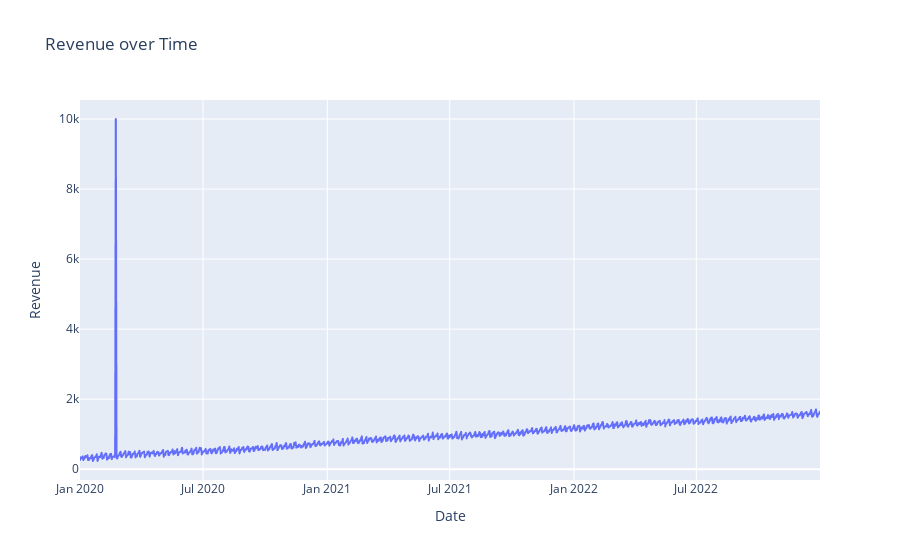

Notebook cell for this chart:
### Markdown cell above
Строим график «Зависимость Revenue от Dates» с помощью библиотеки Plotly.Express.

### Code cell
fig = px.line(df, x='dates', y='Revenue', title='Revenue over Time', labels={'Revenue': 'Revenue', 'dates': 'Date'})
fig.show()

### Figure 1 — Plotly figure (JSON) as saved in the notebook; plotly's stock layout.template omitted (floating-point values rounded to 4 significant figures; data arrays with more than 128 entries replaced by an {"elided": "..."} marker saying what was removed)
{"data": [{"hovertemplate": "Date=%{x}<br>Revenue=%{y}<extra></extra>", "legendgroup": "", "line": {"color": "#636efa", "dash": "solid"}, "marker": {"symbol": "circle"}, "mode": "lines", "name": "", "showlegend": false, "type": "scattergl", "x": {"elided": "1096 str values"}, "xaxis": "x", "y": {"elided": "1096 float values"}, "yaxis": "y"}], "layout": {"autosize": true, "legend": {"tracegroupgap": 0}, "title": {"text": "Revenue over Time"}, "xaxis": {"anchor": "y", "autorange": true, "domain": [0, 1], "range": ["2020-01-01", "2022-12-31"], "title": {"text": "Date"}, "type": "date"}, "yaxis": {"anchor": "x", "autorange": true, "domain": [0, 1], "range": [-307.4, 10540.0], "title": {"text": "Revenue"}, "type": "linear"}}}
